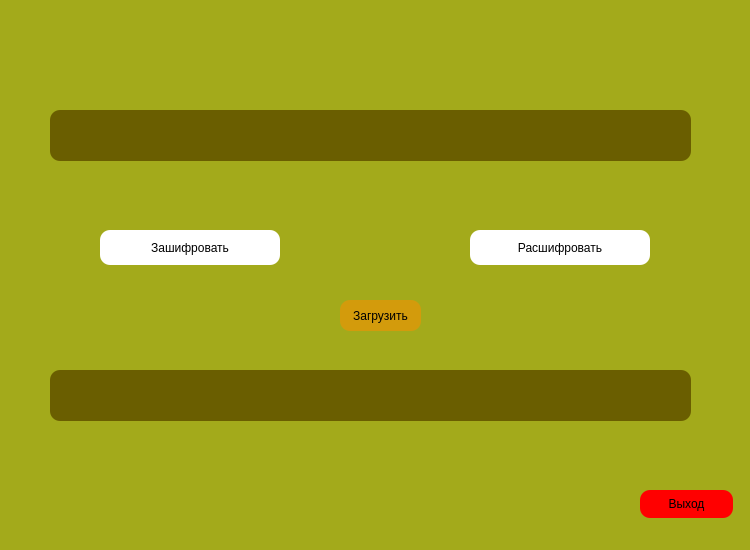
<?xml version="1.0" encoding="UTF-8"?>
<ui version="4.0">
 <class>Dialog</class>
 <widget class="QDialog" name="Dialog">
  <property name="geometry">
   <rect>
    <x>0</x>
    <y>0</y>
    <width>750</width>
    <height>550</height>
   </rect>
  </property>
  <property name="windowTitle">
   <string>Dialog</string>
  </property>
  <property name="styleSheet">
   <string notr="true">background-color: rgb(163, 170, 27);

border-radius: 10px;</string>
  </property>
  <widget class="QLineEdit" name="lineEdit_2">
   <property name="geometry">
    <rect>
     <x>50</x>
     <y>370</y>
     <width>641</width>
     <height>51</height>
    </rect>
   </property>
   <property name="font">
    <font>
     <pointsize>10</pointsize>
    </font>
   </property>
   <property name="styleSheet">
    <string notr="true">background-color: rgb(106, 94, 0);
padding-left: 8px;</string>
   </property>
  </widget>
  <widget class="QPushButton" name="pushButton">
   <property name="geometry">
    <rect>
     <x>100</x>
     <y>230</y>
     <width>180</width>
     <height>35</height>
    </rect>
   </property>
   <property name="font">
    <font>
     <pointsize>9</pointsize>
    </font>
   </property>
   <property name="cursor">
    <cursorShape>PointingHandCursor</cursorShape>
   </property>
   <property name="styleSheet">
    <string notr="true">background-color: rgb(255, 255, 255);</string>
   </property>
   <property name="text">
    <string>Зашифровать</string>
   </property>
  </widget>
  <widget class="QPushButton" name="pushButton_2">
   <property name="geometry">
    <rect>
     <x>470</x>
     <y>230</y>
     <width>180</width>
     <height>35</height>
    </rect>
   </property>
   <property name="font">
    <font>
     <pointsize>9</pointsize>
    </font>
   </property>
   <property name="cursor">
    <cursorShape>PointingHandCursor</cursorShape>
   </property>
   <property name="styleSheet">
    <string notr="true">background-color: rgb(255, 255, 255);</string>
   </property>
   <property name="text">
    <string>Расшифровать</string>
   </property>
  </widget>
  <widget class="QLineEdit" name="lineEdit">
   <property name="geometry">
    <rect>
     <x>50</x>
     <y>110</y>
     <width>641</width>
     <height>51</height>
    </rect>
   </property>
   <property name="font">
    <font>
     <pointsize>10</pointsize>
    </font>
   </property>
   <property name="styleSheet">
    <string notr="true">background-color: rgb(106, 94, 0);
padding-left: 8px;</string>
   </property>
  </widget>
  <widget class="QPushButton" name="pushButton_3">
   <property name="geometry">
    <rect>
     <x>640</x>
     <y>490</y>
     <width>93</width>
     <height>28</height>
    </rect>
   </property>
   <property name="font">
    <font>
     <pointsize>9</pointsize>
    </font>
   </property>
   <property name="cursor">
    <cursorShape>PointingHandCursor</cursorShape>
   </property>
   <property name="styleSheet">
    <string notr="true">background-color: rgb(255, 0, 0);</string>
   </property>
   <property name="text">
    <string>Выход</string>
   </property>
  </widget>
  <widget class="QPushButton" name="pushButton_6">
   <property name="geometry">
    <rect>
     <x>340</x>
     <y>300</y>
     <width>81</width>
     <height>31</height>
    </rect>
   </property>
   <property name="font">
    <font>
     <pointsize>9</pointsize>
    </font>
   </property>
   <property name="cursor">
    <cursorShape>PointingHandCursor</cursorShape>
   </property>
   <property name="styleSheet">
    <string notr="true">background-color: rgb(211, 155, 12);</string>
   </property>
   <property name="text">
    <string>Загрузить</string>
   </property>
  </widget>
 </widget>
 <resources/>
 <connections/>
</ui>
